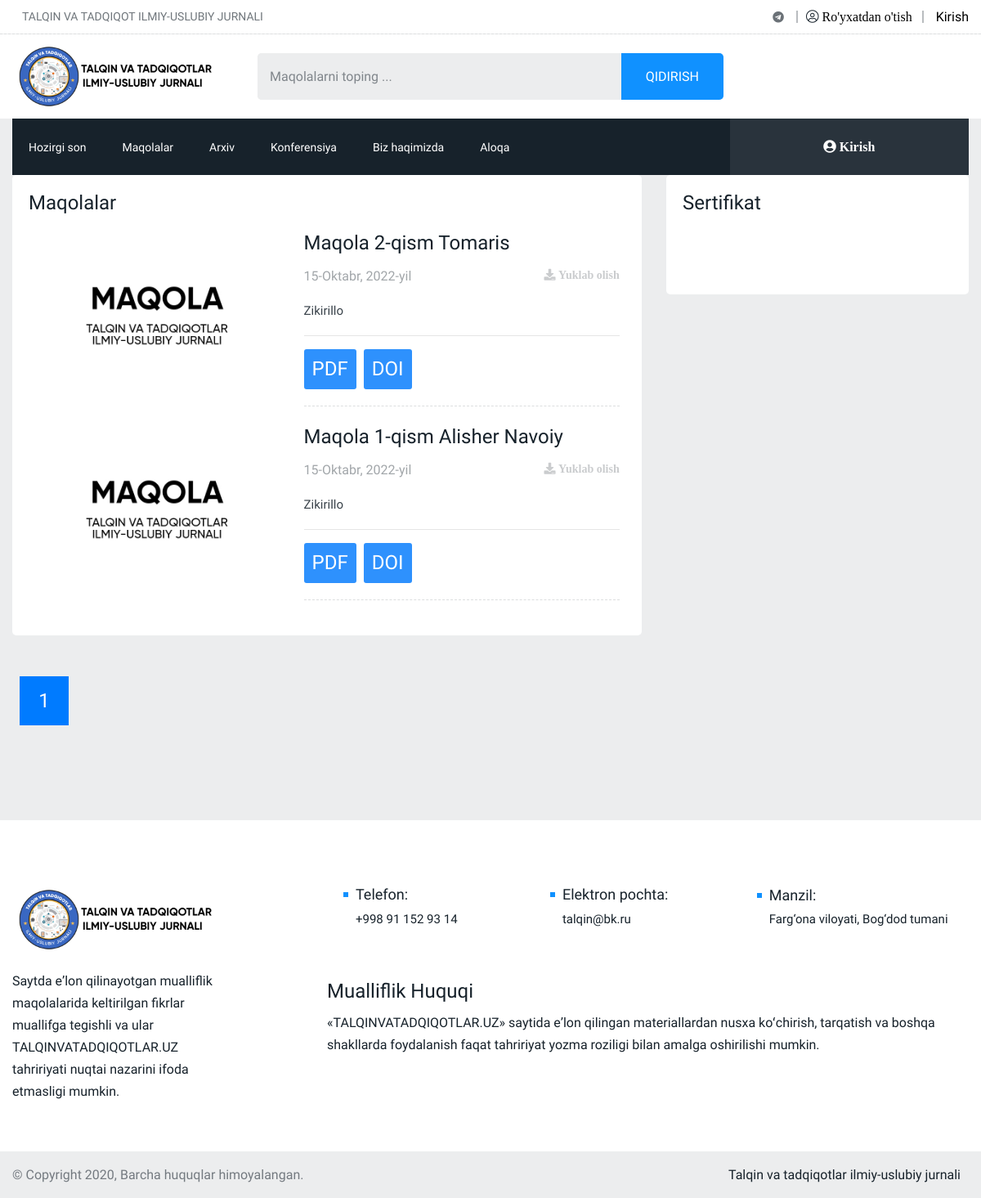
/maqolalar/, run on the app's committed database.
### home/models.py (models this page shows, shortened)
class Maqola(models.Model):
    title = models.TextField(max_length=500)
    author = models.CharField(max_length=600, blank=True, null=True)
    doi_link = models.CharField(max_length=10000, null=True, blank=True)
    image = models.ImageField(upload_to='images/maqola/', default='images/default/default.jpg',
                              db_column="Upload an Image", null=True, blank=True)
    pdf_file = models.FileField(upload_to='pdf/maqola/')
    create_time = models.TimeField(auto_now=True)
    create_date = models.DateField(auto_now=True)
    class Meta:
        verbose_name = 'Maqola'
        verbose_name_plural = 'Maqola'
    def image_tag(self):
        return mark_safe('<img src="{}" height="50">'.format(self.image.url))
    image_tag.short_description = 'Image'

class Certificate(models.Model):
    title = models.CharField(max_length=300, default='Sertifikat', blank=True, null=True)
    image = models.ImageField(upload_to='images/certificate/', blank=True, null=True)
    class Meta:
        verbose_name = 'Sertifikat'
        verbose_name_plural = 'Sertifikat'

### home/views.py (the view)
# urls.py: path('maqolalar/', views.maqolalar, name='maqolalar'),
def maqolalar(request):
    maqola_m = Maqola.objects.all().order_by('-id')
    certificate = Certificate.objects.all().order_by('-id')[:1]
    information = Information.objects.all().order_by('id')[:5]
    p = Paginator(maqola_m, 10)
    page_number = request.GET.get('page')
    page_obj = p.get_page(page_number)
    context = {
        'maqola_m': maqola_m,
        'certificate': certificate,
        'information': information,
        'page_obj': page_obj,
    }
    return render(request, 'maqolalar/base.html', context)

### home/context.py (called while the page is built)
def components(request):
    maqola_all = Maqola.objects.all().order_by('-id')
    certificate = Certificate.objects.all().order_by('-id')[:1]
    information = Information.objects.all().order_by('id')[:5]
    indexing = Indexing.objects.all().order_by('id')[:15]
    context = {
        'maqola_all': maqola_all,
        'certificate': certificate,
        'information': information,
        'indexing': indexing,
    }
    return context

### home/templates/maqolalar/base.html (shortened to what this page needs)
<!DOCTYPE html>
{% load static %}
<html lang="en">
<head>
    <link rel="stylesheet" href="{% static 'assets/css/plugins/bootstrap.min.css' %}">
    <link rel="stylesheet" href="{% static 'assets/css/plugins/animate.min.css' %}">
    <link rel="stylesheet" href="{% static 'assets/css/plugins/fontawesome.css' %}">
    <link rel="stylesheet" href="{% static 'assets/css/plugins/modal-video.min.css' %}">
    <link rel="stylesheet" href="{% static 'assets/css/plugins/owl.carousel.css' %}">
    <link rel="stylesheet" href="{% static 'assets/css/plugins/slick.css' %}">
    <link rel="stylesheet" href="{% static 'assets/css/plugins/stellarnav.css' %}">
    <link rel="stylesheet" href="{% static 'assets/css/theme.css' %}">
</head>
<body class="theme-3 theme3_bg">
{% block header %}{% include 'components/header.html' %}{% endblock %}
{% block index %}{% include 'maqolalar/maqolalar.html' %}{% endblock %}
{% block footer %}{% include 'components/footer.html' %}{% endblock %}
</body>
</html>

### home/templates/maqolalar/maqolalar.html (shortened to what this page needs)
{% load static %}
<div class="total3 mb30">
    <div class="container">
        <div class="row">
            <div class="col-md-12 col-lg-8">
                {% if maqola_m %}
                <div class="business3 padding20 white_bg border-radious5">
                    <h4 class="widget-title">Maqolalar</h4>
                    {% for rs in page_obj.object_list %}
                        <div class="single_post post_type12 type20">
                            <div class="post_img border-radious5">
                                <div class="img_wrap">
                                    <a href="{{ rs.pdf_file.url }}">
                                        <img src="{{ rs.image.url }}" alt="">
                                    </a>
                                </div>
                            </div>
                            <div class="single_post_text">
                                <h4><a href="{{ rs.pdf_file.url }}">{{ rs.title }}</a>
                                </h4>
                                <div class="row">
                                    <div class="col-6 align-self-center">
                                        <div class="meta_col">
                                            <p>{{ rs.create_date }}</p>
                                        </div>
                                    </div>
                                    <div class="col-6 text-right align-self-center">
                                        <ul class="meta_share inline">
                                            <li><a href="{{ rs.pdf_file.url }}" download="{{ rs.pdf_file }}"><i
                                                    class="fa fa-download" aria-hidden="true"> Yuklab olish</i></a></li>
                                        </ul>
                                    </div>
                                </div>
                                <p class="post-p">{{ rs.author }}</p>
                                <hr>
                                <a target="_blank" href="{{ rs.pdf_file.url }}"><button class="blank-button">PDF</button></a>
                                <a target="_blank" href="{{ rs.doi_link }}"><button class="blank-button">DOI</button></a>
                                <div class="space-10"></div>
                                <div class="border_black"></div>
                                <div class="space-15"></div>
                            </div>
                        </div>
                    {% endfor %}
                </div>
                <div class="cpagination v3 padding5050">
                    <nav aria-label="Page navigation example">
                        <ul class="pagination">
                            <li class="page-item active"><a class="page-link" href="?page{{ page_obj.number }}">{{ page_obj.number }}</a>
                            </li>
                        </ul>
                    </nav>
                </div>
                {% else %}
                <div class="business3 padding20 white_bg border-radious5">
                    <h4 class="widget-title">Xech narsa topilmadi!</h4>
                </div>
            {% endif %}
            </div>
            {% block sidebar %}{% include 'components/sidebar.html' %}{% endblock %}
        </div>
    </div>
</div>

### home/templates/components/sidebar.html (shortened to what this page needs)
{% load static %}
<div class="col-lg-4">
    <div class="row justify-content-center">
        <div class="col-md-6 col-lg-12">
            {% for rs in certificate %}
                <div class="finance mb30 white_bg border-radious5 padding20 sm-mt30 sert-glav">
                    <div class="heading">
                        <h3 class="widget-title">{{ rs.title }}</h3>
                    </div>
                    <div class="single_post mb30 type18 d-md-none d-lg-block">
                        <div class="post_img">
                            <div class="img_wrap">
                            </div>
                        </div>
                    </div>
                </div>
            {% endfor %}
        </div>
    </div>
</div>

### home/templates/maqolalar/maqolalar.html (style rules this page uses)
.blank-button { border: none; padding: 10px; background-color: #2e91fd; color: white; border-radius: 3px; margin-right: 5px; }

### data on the page
Maqola: image (placeholder picture), title "Maqola 2-qism Tomaris", create_date "15-Oktabr, 2022-yil", author "Zikirillo"
Maqola: image (placeholder picture), title "Maqola 1-qism Alisher Navoiy", create_date "15-Oktabr, 2022-yil", author "Zikirillo"
Certificate: title "Sertifikat"

### other printed values
{{ page_obj.number }} "1"
